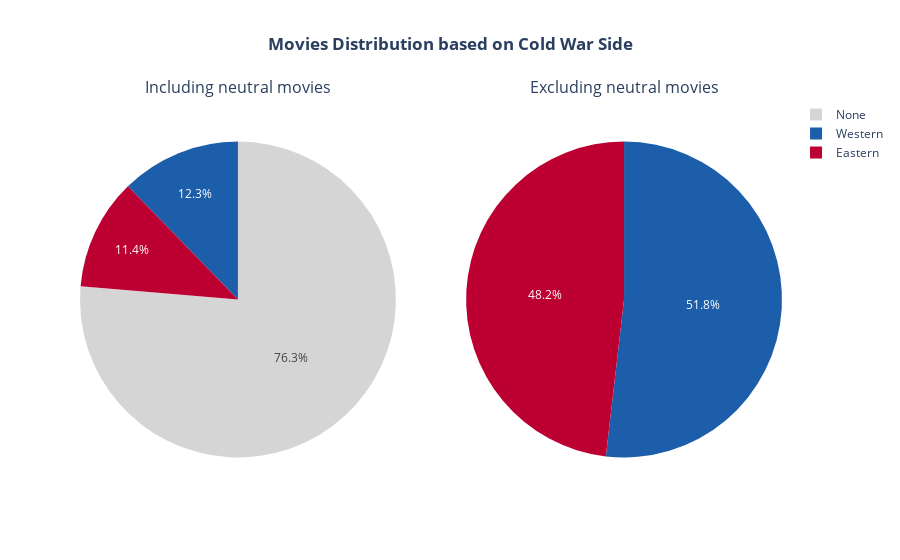

Source (notebook cell):
### Code cell
fig = make_subplots(rows=1, cols=2, specs=[[{'type': 'pie'}, {'type': 'pie'}]], subplot_titles=("Including neutral movies", "Excluding neutral movies"))

# prepare data for the pie chart
global_movies_side_count = movies['cold_war_side'].value_counts().reset_index()
global_movies_side_count.columns = ['side', 'count']

cw_movies_side_count = movies[movies['cold_war_side'] != 'None']
cw_movies_side_count = cw_movies_side_count['cold_war_side'].value_counts().reset_index()
cw_movies_side_count.columns = ['side', 'count']

# Define colors for the pie chart slices
colors = {'None': COLOR_SCALE[3], 'Western': COLOR_SCALE[6], 'Eastern': COLOR_SCALE[0]}

fig.add_trace(go.Pie(labels=global_movies_side_count['side'],
                    values=global_movies_side_count['count'],
                    marker=dict(colors=[colors[side] for side in global_movies_side_count['side']]),
                    hovertemplate='<b>%{label}</b><br>Count: %{value}<br><extra></extra>',
                    name='Side'), row=1, col=1)

fig.add_trace(go.Pie(labels=cw_movies_side_count['side'],
                    values=cw_movies_side_count['count'],
                    marker=dict(colors=[colors[side] for side in cw_movies_side_count['side']]),
                    hovertemplate='<b>%{label}</b><br>Count: %{value}<br><extra></extra>',
                    name='Side'), row=1, col=2)

# Adjust the domain of the pie charts to add space between the charts and the titles
fig.update_traces(domain=dict(x=[0, 0.45], y=[0, 0.95]), row=1, col=1)
fig.update_traces(domain=dict(x=[0.55, 1], y=[0, 0.95]), row=1, col=2)

fig.update_layout(title_text="Movies Distribution based on Cold War Side", title_x=0.5, title_font_weight='bold', plot_bgcolor="#F2F2F2")
fig.write_html(WEB_EXPORT_FOLDER + "movies_distrib.html")
fig.show()

### Figure 1 — Plotly figure (JSON) as saved in the notebook; plotly's stock layout.template omitted (floating-point values rounded to 4 significant figures)
{"data": [{"domain": {"x": [0, 0.45], "y": [0, 0.95]}, "hovertemplate": "<b>%{label}</b><br>Count: %{value}<br><extra></extra>", "labels": ["None", "Western", "Eastern"], "marker": {"colors": ["#D5D5D5", "#1C5EA9", "#BD0032"]}, "name": "Side", "type": "pie", "values": [19560, 3142, 2919]}, {"domain": {"x": [0.55, 1], "y": [0, 0.95]}, "hovertemplate": "<b>%{label}</b><br>Count: %{value}<br><extra></extra>", "labels": ["Western", "Eastern"], "marker": {"colors": ["#1C5EA9", "#BD0032"]}, "name": "Side", "type": "pie", "values": [3142, 2919]}], "layout": {"annotations": [{"font": {"size": 16}, "showarrow": false, "text": "Including neutral movies", "x": 0.225, "xanchor": "center", "xref": "paper", "y": 1, "yanchor": "bottom", "yref": "paper"}, {"font": {"size": 16}, "showarrow": false, "text": "Excluding neutral movies", "x": 0.775, "xanchor": "center", "xref": "paper", "y": 1, "yanchor": "bottom", "yref": "paper"}], "plot_bgcolor": "#F2F2F2", "title": {"font": {"weight": "bold"}, "text": "Movies Distribution based on Cold War Side", "x": 0.5}}}
